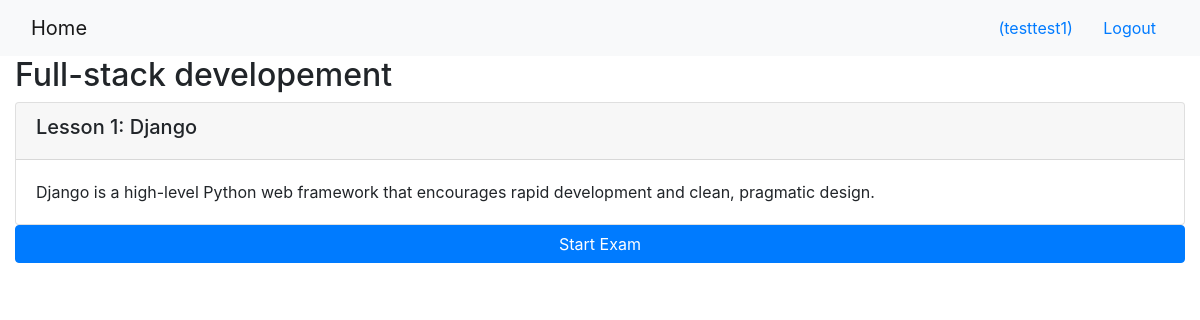
/onlinecourse/1/ (signed in), run on the app's committed database.
### onlinecourse/models.py (models this page shows, shortened)
class Course(models.Model):
    name = models.CharField(null=False, max_length=30, default='online course')
    image = models.ImageField(upload_to='course_images/')
    description = models.CharField(max_length=1000)
    pub_date = models.DateField(null=True)
    instructors = models.ManyToManyField(Instructor)
    users = models.ManyToManyField(settings.AUTH_USER_MODEL, through='Enrollment')
    total_enrollment = models.IntegerField(default=0)
    is_enrolled = False

class Lesson(models.Model):
    title = models.CharField(max_length=200, default="title")
    order = models.IntegerField(default=0)
    course = models.ForeignKey(Course, on_delete=models.CASCADE)
    content = models.TextField()

### onlinecourse/views.py (the view)
# urls.py: path('<int:pk>/', views.CourseDetailView.as_view(), name='course_details'),
class CourseDetailView(generic.DetailView):
    model = Course
    template_name = 'onlinecourse/course_detail_bootstrap.html'

### onlinecourse/templates/onlinecourse/course_detail_bootstrap.html (shortened to what this page needs)
<!DOCTYPE html>
<html lang="en">
<head>
     {% load static %}
    <link rel="stylesheet" href="https://maxcdn.bootstrapcdn.com/bootstrap/4.5.2/css/bootstrap.min.css">
</head>
<body>
    <nav class="navbar navbar-light bg-light">
        <div class="container-fluid">
            <div class="navbar-header">
                  <a class="navbar-brand" href="{% url 'onlinecourse:index' %}">Home</a>
            </div>
            <ul class="nav navbar-nav navbar-right">
                {% if user.is_authenticated %}
                    <li>
                        <a class="btn btn-link" href="#">{{ user.first_name }}({{ user.username }})</a>
                        <a class="btn btn-link" href="{% url 'onlinecourse:logout' %}">Logout</a>
                    </li>
                {% endif %}
            </ul>
        </div>
    </nav>
    <div class="container-fluid">
        <h2>{{ course.name }}</h2>
        <div class="card-columns-vertical">
            {% for lesson in course.lesson_set.all %}
                <div class="card mt-1">
                    <div class="card-header"><h5>Lesson {{lesson.order|add:1}}: {{lesson.title}}</h5></div>
                    <div class="card-body">{{lesson.content}}</div>
                </div>
            {% endfor %}
        </div>
        <div class="card-columns-vertical">
            {% if user.is_authenticated %}
            <button class="btn btn-primary btn-block" data-toggle="collapse" data-target="#exam">Start Exam</button>
            {% endif %}
    </div>
</body>
</html>

### data on the page
Course: name "Full-stack developement"
Lesson: order|add "1", title "Django", content "Django is a high-level Python web framework that encourages rapid development and clean, pragmatic design."

### other printed values
{{ user.username }} "testtest1"
